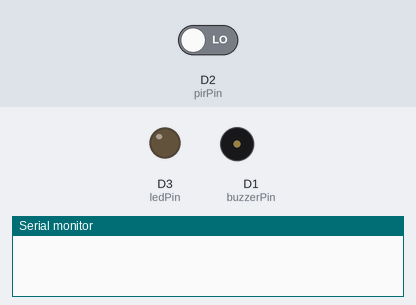
Bench run of a sketch on a simulated ESP8266 (NodeMCU). Parts: output pins drawn as LEDs (lit = HIGH), buzzer (waves = sounding), the last lines printed to the serial monitor. Inputs (shaded band) come from the test bench; at power-on: D2 (pirPin) LOW.

Above: at 1.2 s.
1.3 s: D2 (pirPin) driven HIGH
At 2.25 s:
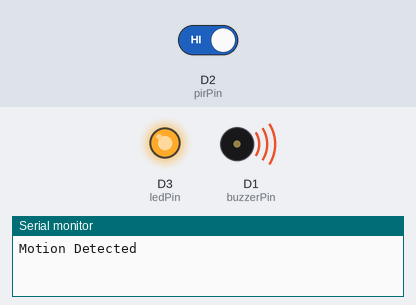
4.3 s: D2 (pirPin) driven LOW
At 4.52 s:
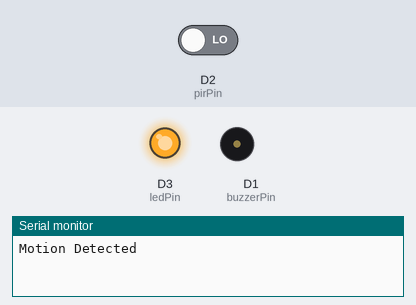
Timing chart, 0 to 7.3 s (numbered marks = the images above; inputs shaded):
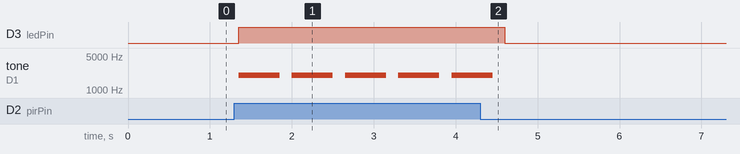

The sketch:

lab8_3.ino
```cpp
#define buzzerPin D1
#define pirPin D2
#define ledPin D3

int val = 0;
bool motionState = false;

void setup() {
  pinMode(buzzerPin, OUTPUT);
  pinMode(pirPin, INPUT);
  pinMode(ledPin, OUTPUT);
  Serial.begin(115200);
}

void loop() {
  val = digitalRead(pirPin);

  if (val == HIGH) {
    digitalWrite(ledPin, HIGH);
    alarm(500, 2000);
    delay(150);

    if (motionState == false) {
      Serial.println("Motion Detected");
      motionState = true;
    }
  } else {
    digitalWrite(ledPin, LOW);
    noTone(buzzerPin);
    delay(150);

    if (motionState == true) {
      Serial.println("No Motion");
      motionState = false;
    }
  }
}

void alarm(long duration, int freq) {
  tone(buzzerPin, freq);
  delay(duration);
  noTone(buzzerPin);
}
```

Measured:
- after the input at 1.3 s, D3 (ledPin): LOW → HIGH after 0.05 s; tone on D1 (buzzerPin): alternates 2000 Hz for 0.50 s and silent for 0.15 s, starting after 0.05 s
- after the input at 4.3 s, D3 (ledPin): HIGH → LOW after 0.30 s; tone on D1 (buzzerPin): goes on until 4.5 s, then stays silent
